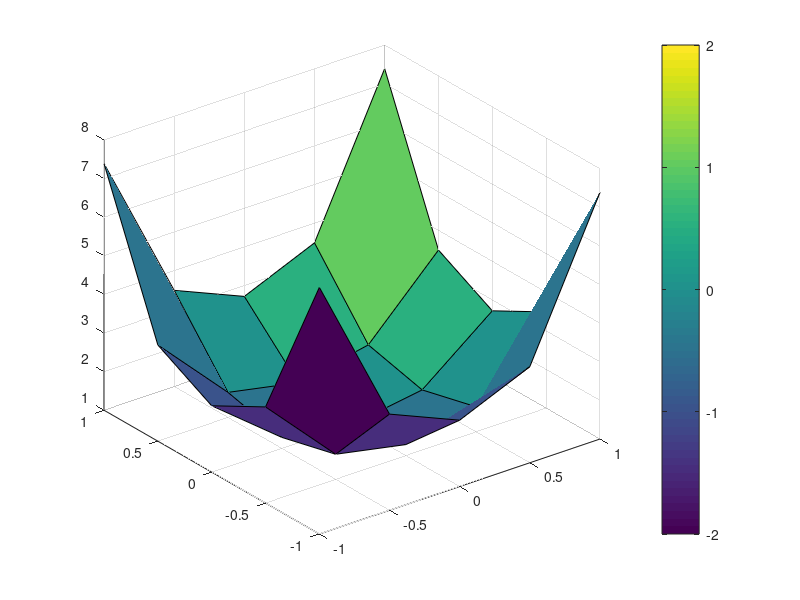

This figure's MATLAB source: (Note: this script raises an error after producing the figure.)
clear
clc
figure;
[x, y] = meshgrid(-1:0.5:1,-1:0.5:1);
r = sqrt(x.^2 + y.^2);
z = exp(r.^2);
C = x + y;
surface = surf(x,y,z,C)
colorbar
colormap("parula")
shading interp
rotate(surface,[1 1 0],10)
title("Paviršius")
xlabel("iksai")
ylabel("ygrikai")

clear
clc
figure;
[x, y, z] = meshgrid(linspace(-2,2,20),linspace(-2,2,20), linspace(-1,1,20))
f = sin(((x.^2+y.^2+z.^2)./20).*exp(-(x.^2+y.^2+z.^2)));
colormap("parula")
shading interp
obj = slice(x,y,z,f,0,0,0)
rotate(obj,[1 1 0],15)
title("Paviršius")
xlabel("iksai")
ylabel("ygrikai")

clear
clc
figure;
subplot(2,2,1)
[x, y] = meshgrid(-1:0.5:5,-1:0.5:5);
z = 1-(x^2+y^2);
surface = surf(x,y,z)
shading faceted
hold on;
subplot(2,2,2)
[x, y] = meshgrid(-1:0.5:5,-1:0.5:5);
z = 1-(x^2+y^2);
surface = surf(x,y,z)
shading interp
hold on;
subplot(2,2,3)
[x, y] = meshgrid(-1:0.5:5,-1:0.5:5);
z = 1-(x^2+y^2);
surface = surf(x,y,z)
shading interp
hold on;
